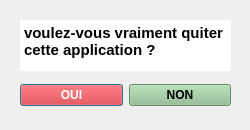
<?xml version="1.0" encoding="UTF-8"?>
<ui version="4.0">
 <class>AVERTISSEMENT</class>
 <widget class="QDialog" name="AVERTISSEMENT">
  <property name="geometry">
   <rect>
    <x>0</x>
    <y>0</y>
    <width>250</width>
    <height>130</height>
   </rect>
  </property>
  <property name="minimumSize">
   <size>
    <width>250</width>
    <height>130</height>
   </size>
  </property>
  <property name="maximumSize">
   <size>
    <width>250</width>
    <height>130</height>
   </size>
  </property>
  <property name="windowTitle">
   <string>Dialog</string>
  </property>
  <property name="styleSheet">
   <string notr="true"/>
  </property>
  <widget class="QTextBrowser" name="textBrowser">
   <property name="geometry">
    <rect>
     <x>20</x>
     <y>20</y>
     <width>211</width>
     <height>51</height>
    </rect>
   </property>
   <property name="styleSheet">
    <string notr="true">border:noone</string>
   </property>
   <property name="html">
    <string>&lt;!DOCTYPE HTML PUBLIC &quot;-//W3C//DTD HTML 4.0//EN&quot; &quot;http://www.w3.org/TR/REC-html40/strict.dtd&quot;&gt;
&lt;html&gt;&lt;head&gt;&lt;meta name=&quot;qrichtext&quot; content=&quot;1&quot; /&gt;&lt;style type=&quot;text/css&quot;&gt;
p, li { white-space: pre-wrap; }
&lt;/style&gt;&lt;/head&gt;&lt;body style=&quot; font-family:'Noto Sans'; font-size:10pt; font-weight:400; font-style:normal;&quot;&gt;
&lt;p style=&quot; margin-top:0px; margin-bottom:0px; margin-left:0px; margin-right:0px; -qt-block-indent:0; text-indent:0px;&quot;&gt;&lt;span style=&quot; font-family:'MS Shell Dlg 2'; font-size:11pt; font-weight:600;&quot;&gt;voulez-vous vraiment quiter cette application ?&lt;/span&gt;&lt;/p&gt;&lt;/body&gt;&lt;/html&gt;</string>
   </property>
  </widget>
  <widget class="QWidget" name="horizontalLayoutWidget">
   <property name="geometry">
    <rect>
     <x>20</x>
     <y>80</y>
     <width>211</width>
     <height>31</height>
    </rect>
   </property>
   <layout class="QHBoxLayout" name="horizontalLayout">
    <item>
     <widget class="QPushButton" name="OUI">
      <property name="styleSheet">
       <string notr="true">background-color:red;
font-weight:bold;
color:white;</string>
      </property>
      <property name="text">
       <string>OUI</string>
      </property>
     </widget>
    </item>
    <item>
     <widget class="QPushButton" name="NON">
      <property name="styleSheet">
       <string notr="true">background-color:darkseagreen;
font-weight:bold;</string>
      </property>
      <property name="text">
       <string>NON</string>
      </property>
     </widget>
    </item>
   </layout>
  </widget>
 </widget>
 <resources/>
 <connections/>
</ui>
